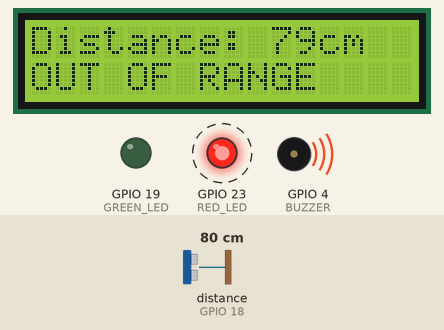
Recording of a sketch running on a simulated ESP32. Parts: 16×2 character LCD, output pins drawn as LEDs (lit = HIGH), buzzer (waves = sounding, pin HIGH). Wiring (inferred from the names in the program): ultrasonic range finder: trigger GPIO 5; echo GPIO 18. Dashed ring = blinking. Inputs (shaded band) come from the test bench; at power-on: distance to the obstacle (sensor on GPIO 18) 80 cm. The echo pulse lasts 58.3 µs per cm; WiFi joins after 1.5 s; servers stay silent unless stated; pins used as bus, display or sensor lines are not drawn; what the sketch prints to the serial monitor is not drawn.

Above: at 3.5 s.
3.6 s: distance to the obstacle (sensor on GPIO 18) set to 23 cm
At 5.6 s:
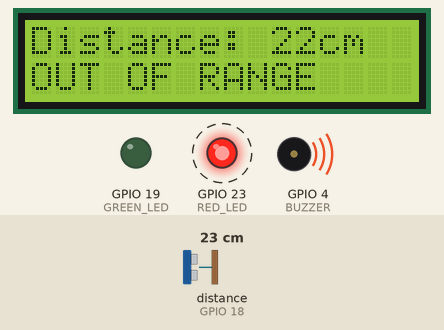
7.8 s: distance to the obstacle (sensor on GPIO 18) set to 18 cm
At 9.0 s:
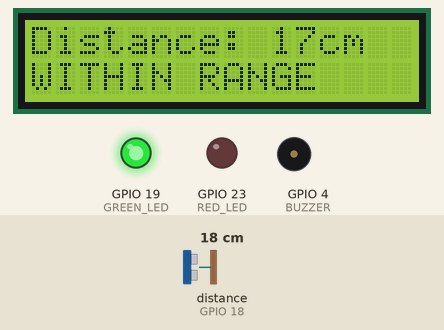
9.3 s: distance to the obstacle (sensor on GPIO 18) set to 2 cm
At 10.7 s:
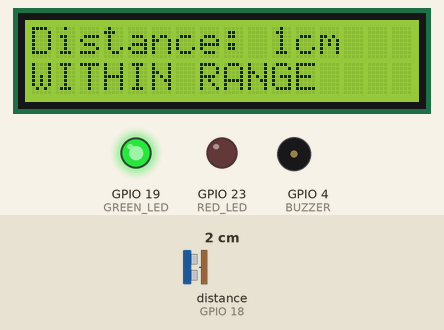
Timing chart, 0 to 12.3 s (numbered marks = the images above; inputs shaded):
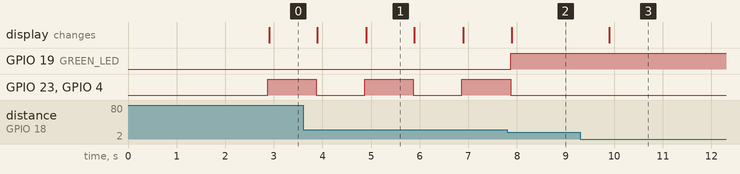

Measured:
- the behaviour switches between 21 and 20 cm on distance to the obstacle (sensor on GPIO 18) (found by bisection; images 1 and 2)
- after the input at 3.6 s, the display: first differs from a run without the input after 1.3 s (image 1)
- after the input at 7.8 s, GPIO 19 (GREEN_LED): LOW → HIGH after 0.07 s; GPIO 23 (RED_LED), GPIO 4 (BUZZER): goes on until 7.9 s, then stays LOW; the display: changes after 0.10 s (image 2)
- after the input at 9.3 s, the display: changes after 0.60 s (image 3)
- by itself, GPIO 23 (RED_LED), GPIO 4 (BUZZER): alternates HIGH for 1.0 s and LOW for 1.0 s
- what the display in image 1 shows lasts 1.0 s, from 4.9 s to 5.9 s

The sketch:

ULTAR_SONIC_RANGE_MONITORING_SYSTEM.ino
```cpp
#define BLYNK_TEMPLATE_ID "TMPL3PMEeaoKT"
#define BLYNK_TEMPLATE_NAME "Ultrasonic Range Sensor"
#define BLYNK_AUTH_TOKEN "ji40lK4BvuFEtISK9Bzp8Ca-1wA4dySz"

#include <WiFi.h>
#include <BlynkSimpleEsp32.h>
#include <LiquidCrystal_I2C.h>

#define TRIG_PIN 5
#define ECHO_PIN 18
#define RED_LED 23
#define GREEN_LED 19
#define BUZZER 4

LiquidCrystal_I2C lcd(0x27, 16, 2);

char ssid[] = "Student";
char pass[] = "Learn@123";

BlynkTimer timer;

bool blinkState = false;
int rangeThreshold = 20;
bool isWithinRange = false;

long getDistanceCM() {
  digitalWrite(TRIG_PIN, LOW);
  delayMicroseconds(2);
  digitalWrite(TRIG_PIN, HIGH);
  delayMicroseconds(10);
  digitalWrite(TRIG_PIN, LOW);

  long duration = pulseIn(ECHO_PIN, HIGH);
  long distance = duration * 0.034 / 2;
  return distance;
}

void measureAndDisplay() {
  long distance = getDistanceCM();
  isWithinRange = distance < rangeThreshold;

  // Print to Serial Monitor
  Serial.print("Distance: ");
  Serial.print(distance);
  Serial.println(" cm");

  // Send to Blynk
  Blynk.virtualWrite(V0, distance);

  // Control output based on range
  if (isWithinRange) {
    // Near → Green LED ON, Red OFF, Buzzer OFF
    digitalWrite(GREEN_LED, HIGH);
    digitalWrite(RED_LED, LOW);
    digitalWrite(BUZZER, LOW);

    // LCD Shows stable message
    lcd.clear();
    lcd.setCursor(0, 0);
    lcd.print("Distance: ");
    lcd.print(distance);
    lcd.print("cm");
    lcd.setCursor(0, 1);
    lcd.print("WITHIN RANGE");
  } else {
    // Far → Blink Red LED and Buzzer
    blinkState = !blinkState;
    digitalWrite(GREEN_LED, LOW);
    digitalWrite(RED_LED, blinkState);
    digitalWrite(BUZZER, blinkState);

    // LCD alternates message
    lcd.clear();
    if (blinkState) {
      lcd.setCursor(0, 0);
      lcd.print("Distance: ");
      lcd.print(distance);
      lcd.print("cm");
      lcd.setCursor(0, 1);
      lcd.print("OUT OF RANGE");
    } else {
      lcd.setCursor(0, 0);
      lcd.print("WARNING:");
      lcd.setCursor(0, 1);
      lcd.print("TOO FAR!");
    }
  }
}

void setup() {
  Serial.begin(115200);

  pinMode(TRIG_PIN, OUTPUT);
  pinMode(ECHO_PIN, INPUT);
  pinMode(RED_LED, OUTPUT);
  pinMode(GREEN_LED, OUTPUT);
  pinMode(BUZZER, OUTPUT);

  lcd.init();
  lcd.backlight();

  Blynk.begin(BLYNK_AUTH_TOKEN, ssid, pass);

  timer.setInterval(1000L, measureAndDisplay);  // Every 1 sec
}

void loop() {
  Blynk.run();
  timer.run();
}
```
